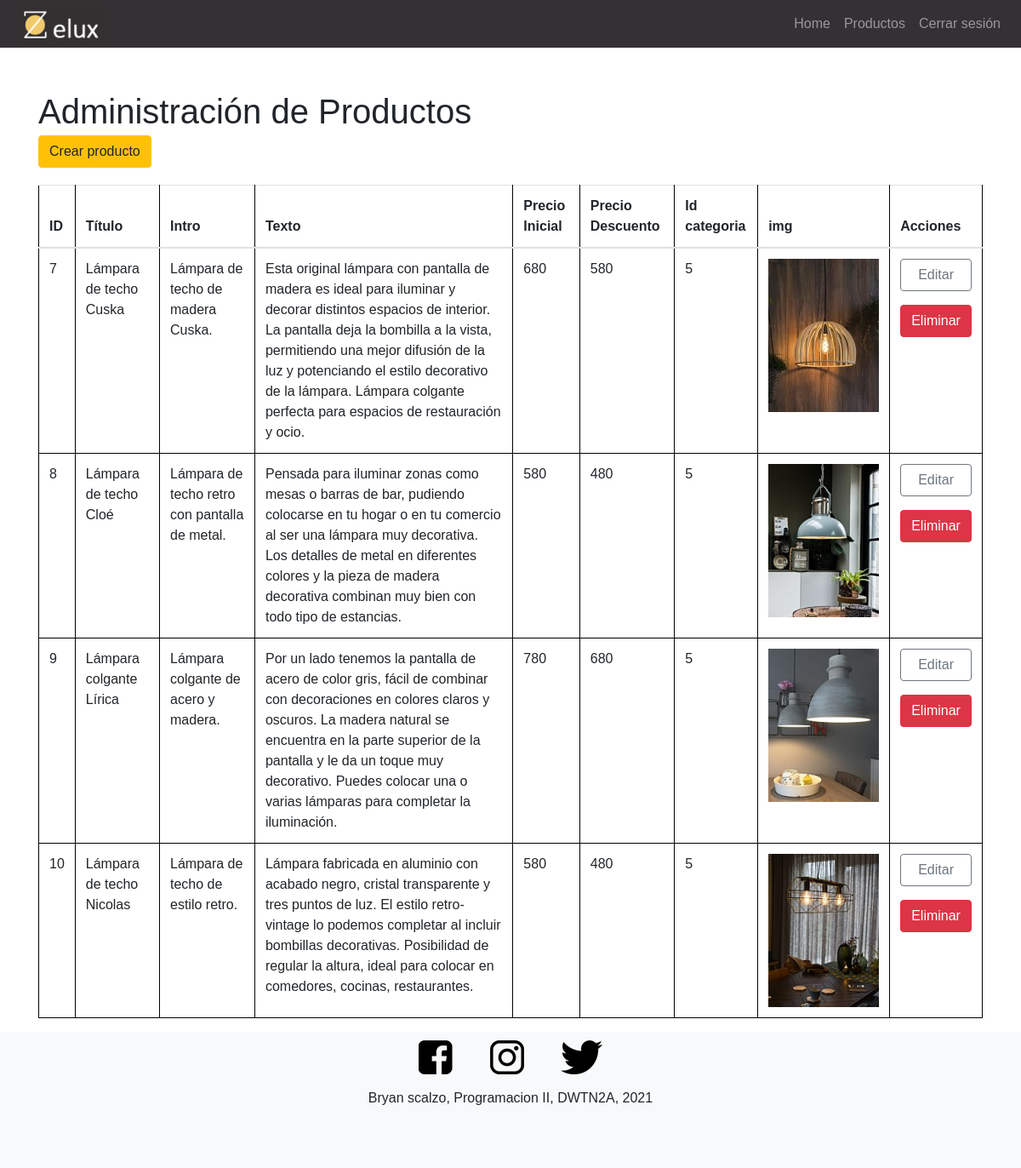
The app's page /admin/index.php?s=productos (signed in) with its own data.
### tables this page shows
CREATE TABLE `productos` (
  `producto_id` int(10) unsigned NOT NULL AUTO_INCREMENT,
  `usuario_fk` int(10) unsigned NOT NULL,
  `categoria_fk` tinyint(3) unsigned NOT NULL,
  `titulo` varchar(150) NOT NULL,
  `intro` varchar(255) NOT NULL,
  `texto` text NOT NULL,
  `precio_inicial` decimal(6,2) NOT NULL,
  `precio_descuento` decimal(6,2) DEFAULT NULL,
  `img` varchar(255) NOT NULL,
  `alt` varchar(150) NOT NULL,
  PRIMARY KEY (`producto_id`,`categoria_fk`),
  KEY `fk_noticias_usuarios1_idx` (`usuario_fk`),
  KEY `fk_productos_equipos1_idx` (`categoria_fk`),
  CONSTRAINT `fk_productos_equipos1` FOREIGN KEY (`categoria_fk`) REFERENCES `categorias` (`categoria_id`) ON DELETE NO ACTION ON UPDATE NO ACTION,
  CONSTRAINT `fk_productos_usuarios1` FOREIGN KEY (`usuario_fk`) REFERENCES `usuarios` (`usuario_id`) ON DELETE NO ACTION ON UPDATE NO ACTION
);

### clases/Producto.php (called while the page is built, shortened)
<?php
class Producto
{
    protected $producto_id;
    protected $titulo;
    protected $intro;
    protected $texto;
    protected $precio_inicial;
    protected $precio_descuento;
    protected $img;
    protected $alt;
    protected $categoria_fk;
    public function todosProductos(): array
    {
        $db = (new Conexion())->getConexion();
        $query = "SELECT * FROM productos";
        $stmt = $db->prepare($query);
        $stmt->execute();
        $stmt->setFetchMode(PDO::FETCH_CLASS, self::class);
        return $stmt->fetchAll();
    }
    public function getProductoId(): int
    {
        return $this->producto_id;
    }
    public function getCategoria(): int
    {
        return $this->categoria_fk;
    }
    public function getTitulo(): string
    {
        return $this->titulo;
    }
    public function getIntro(): string
    {
        return $this->intro;
    }
    public function getTexto(): string
    {
        return $this->texto;
    }
    public function getPrecioInicial(): int
    {
        return $this->precio_inicial;
    }
    public function getPrecioDescuento(): int
    {
        return $this->precio_descuento;
    }
    public function getImg(): string
    {
        return $this->img;
    }
    public function getAlt(): string
    {
        return $this->alt;
    }
}

### admin/secciones/productos.php (the view, shortened to what this page needs)
<?php
$productos = (new Producto())->todosProductos();
?>
<main class="main-content admin-productos">
    <div class="container">
        <h1 class="mb-1">Administración de Productos</h1>
        <div class="mb-1">
            <a style="margin-bottom: 1em" class="btn btn-warning" href="index.php?s=productos-nuevo">Crear producto</a>
        </div>
        <table class="table">
            <thead>
                <tr>
                    <th>ID</th>
                    <th>Título</th>
                    <th>Intro</th>
                    <th>Texto</th>
                    <th>Precio Inicial</th>
                    <th>Precio Descuento</th>
                    <th>Id categoria</th>
                    <th>img</th>
                    <th>Acciones</th>
                </tr>
            </thead>
            <tbody>
            <?php
            foreach($productos as $producto): ?>
                <tr>
                    <td><?= $producto->getProductoId();?></td>
                    <td><?= htmlspecialchars($producto->getTitulo());?></td>
                    <td><?= htmlspecialchars($producto->getIntro());?></td>
                    <td><?= htmlspecialchars($producto->getTexto());?></td>
                    <td><?= htmlspecialchars($producto->getPrecioInicial());?></td>
                    <td><?= htmlspecialchars($producto->getPrecioDescuento());?></td>
                    <td><?= htmlspecialchars($producto->getCategoria());?></td>
                    <td><img src="<?= '../imgs/' . $producto->getImg();?>" alt="<?= htmlspecialchars($producto->getAlt());?>"></td>
                    <td>
                        <a style="width: 100%" class="btn btn-outline-secondary" href="index.php?s=productos-editar&id=<?= $producto->getProductoId();?>">Editar</a>
                        <form style="margin-top: 1em" action="acciones/productos-eliminar.php?id=<?= $producto->getProductoId();?>" method="post" class="form-eliminar">
                            <button class="btn btn-danger" type="submit">Eliminar </button>
                        </form>
                    </td>
                </tr>
            <?php
            endforeach; ?>
            </tbody>
        </table>
    </div>
</main>

### css/estilos.css (style rules this page uses)
* { box-sizing: border-box; font-family: 'Mulish', sans-serif; }
body { padding-top: 35px; }
.admin-productos { padding-top: 3rem; }
.table { border-collapse: collapse; }
.table td, .table th { padding: .5rem; border: 1px solid black; }
.table td { vertical-align: top; }

### records on screen
productos: producto "7", titulo "Lámpara de techo Cuska", intro "Lámpara de techo de madera Cuska.", texto "Esta original lámpara con pantalla de madera es ideal para iluminar y decorar distintos espacios de interior. La pantalla deja la bombilla a la vista, permitiendo una mejor difusión de la luz y potenciando el estilo decorativo de la lámpara. Lámpara colgante perfecta para espacios de restauración y ocio.", precio_inicial "680", precio_descuento "580", categoria_fk "5", img (picture)
productos: producto "8", titulo "Lámpara de techo Cloé", intro "Lámpara de techo retro con pantalla de metal.", texto "Pensada para iluminar zonas como mesas o barras de bar, pudiendo colocarse en tu hogar o en tu comercio al ser una lámpara muy decorativa. Los detalles de metal en diferentes colores y la pieza de madera decorativa combinan muy bien con todo tipo de estancias.", precio_inicial "580", precio_descuento "480", categoria_fk "5", img (picture)
productos: producto "9", titulo "Lámpara colgante Lírica", intro "Lámpara colgante de acero y madera.", texto "Por un lado tenemos la pantalla de acero de color gris, fácil de combinar con decoraciones en colores claros y oscuros. La madera natural se encuentra en la parte superior de la pantalla y le da un toque muy decorativo. Puedes colocar una o varias lámparas para completar la iluminación.", precio_inicial "780", precio_descuento "680", categoria_fk "5", img (picture)
productos: producto "10", titulo "Lámpara de techo Nicolas", intro "Lámpara de techo de estilo retro.", texto "Lámpara fabricada en aluminio con acabado negro, cristal transparente y tres puntos de luz. El estilo retro-vintage lo podemos completar al incluir bombillas decorativas. Posibilidad de regular la altura, ideal para colocar en comedores, cocinas, restaurantes.", precio_inicial "580", precio_descuento "480", categoria_fk "5", img (picture)
